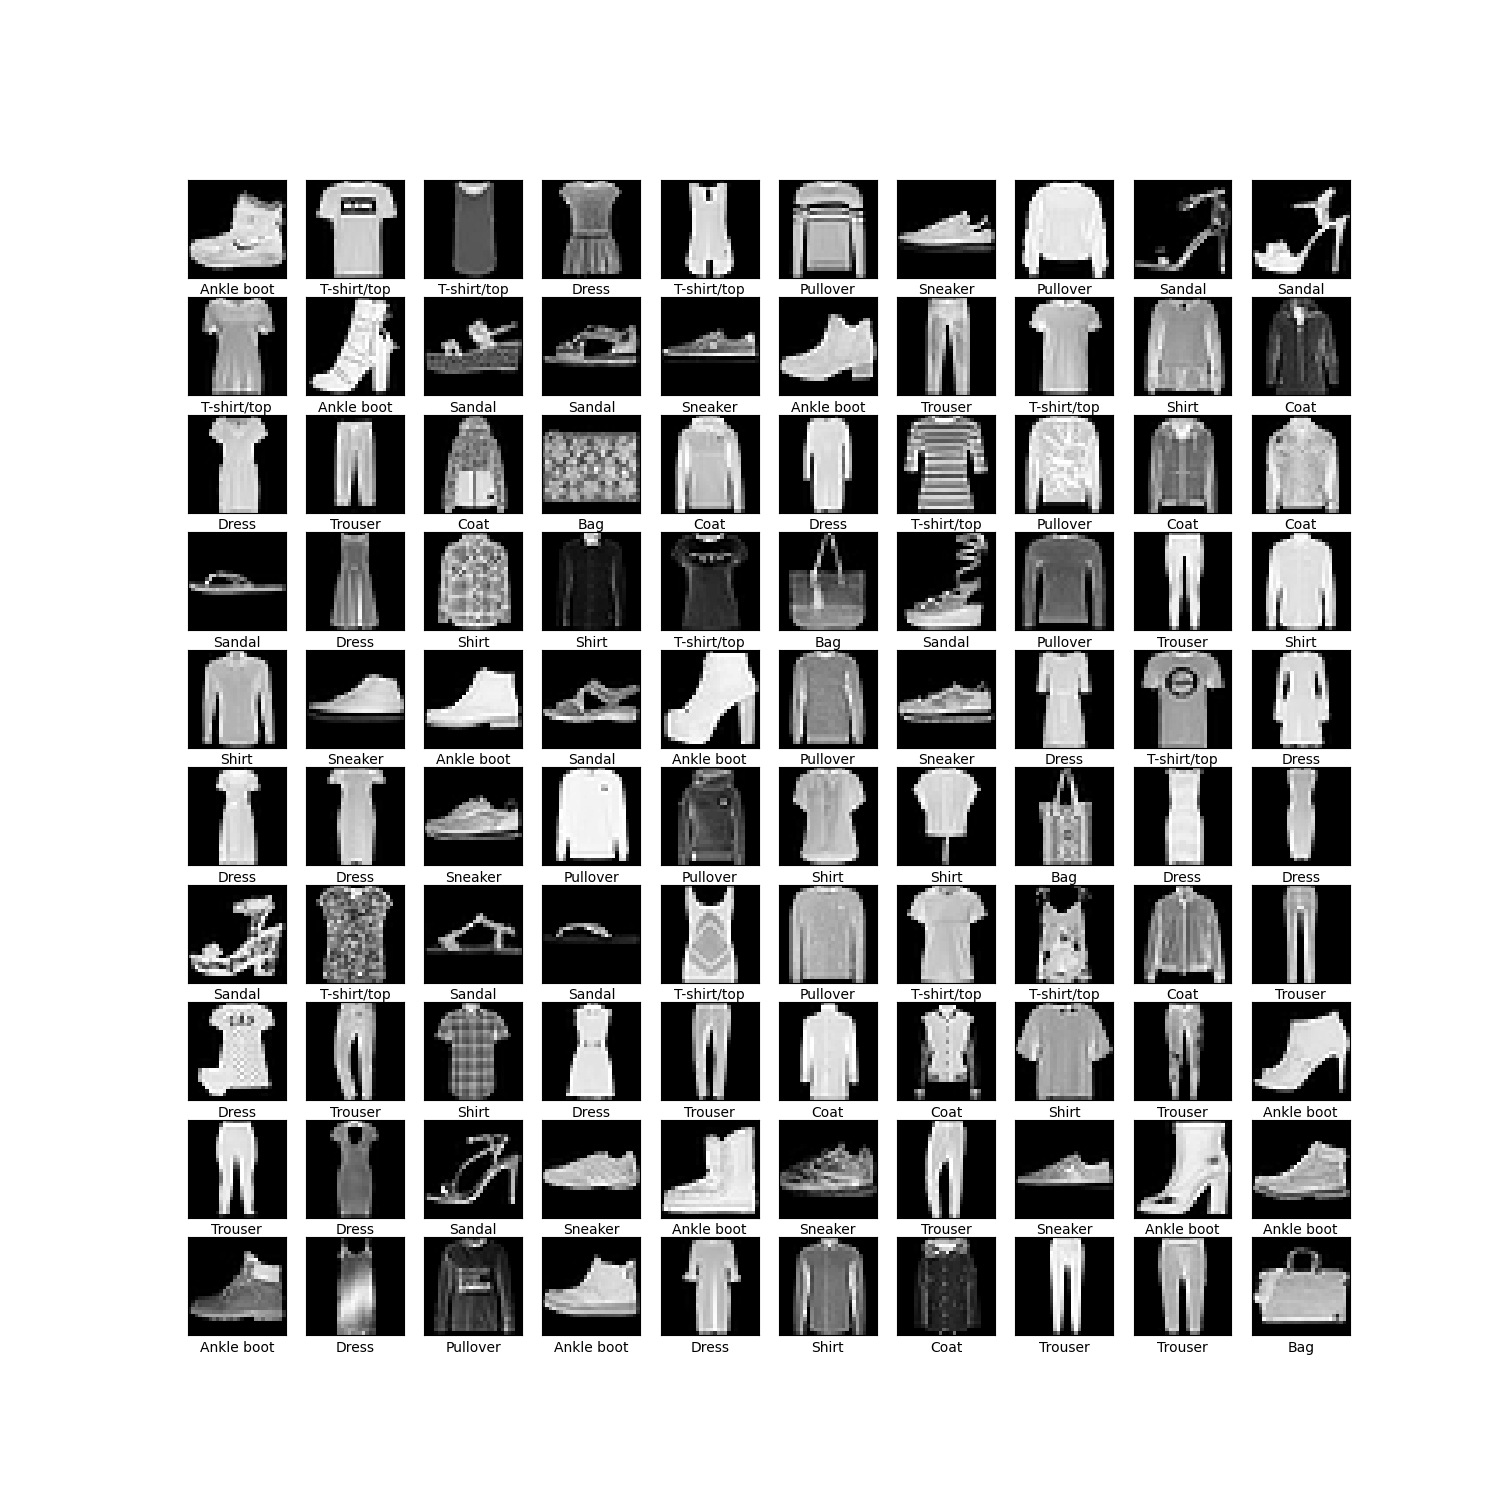

This chart was generated by the following Python code:
""" p7_8.py """

import matplotlib.pyplot as plt
import tensorflow as tf
import keras

print("tensorflow: ", tf.__version__)
print("keras: ", keras.__version__)

class_names = [
    'T-shirt/top', 'Trouser', 'Pullover', 'Dress', 'Coat', 'Sandal', 'Shirt',
    'Sneaker', 'Bag', 'Ankle boot'
]

(train_images, train_labels), \
(test_images, test_labels) = \
keras.datasets.fashion_mnist.load_data()

plt.figure(figsize=(15, 15))
for i in range(100):
    plt.subplot(10, 10, i + 1)
    plt.xticks([])
    plt.yticks([])
    plt.grid(False)
    # plt.imshow(train_images[i], cmap='binary')
    plt.imshow(train_images[i], cmap='gray')
    plt.xlabel(class_names[train_labels[i]])
# plt.show()
plt.savefig("p7_8.png")
